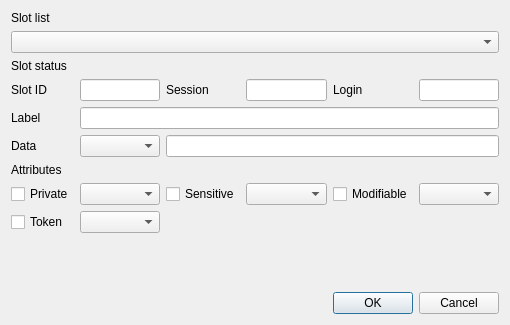
<?xml version="1.0" encoding="UTF-8"?>
<ui version="4.0">
 <class>GenDataDlg</class>
 <widget class="QDialog" name="GenDataDlg">
  <property name="geometry">
   <rect>
    <x>0</x>
    <y>0</y>
    <width>510</width>
    <height>325</height>
   </rect>
  </property>
  <property name="windowTitle">
   <string>Dialog</string>
  </property>
  <layout class="QGridLayout" name="gridLayout">
   <item row="3" column="4">
    <widget class="QLabel" name="label_8">
     <property name="text">
      <string>Login</string>
     </property>
    </widget>
   </item>
   <item row="8" column="0">
    <widget class="QCheckBox" name="mTokenCheck">
     <property name="text">
      <string>Token</string>
     </property>
    </widget>
   </item>
   <item row="5" column="0">
    <widget class="QLabel" name="label_5">
     <property name="text">
      <string>Data</string>
     </property>
    </widget>
   </item>
   <item row="3" column="0">
    <widget class="QLabel" name="label_3">
     <property name="text">
      <string>Slot ID</string>
     </property>
    </widget>
   </item>
   <item row="3" column="3">
    <widget class="QLineEdit" name="mSessionText"/>
   </item>
   <item row="0" column="0">
    <widget class="QLabel" name="label">
     <property name="text">
      <string>Slot list</string>
     </property>
    </widget>
   </item>
   <item row="3" column="5">
    <widget class="QLineEdit" name="mLoginText"/>
   </item>
   <item row="2" column="0">
    <widget class="QLabel" name="label_2">
     <property name="text">
      <string>Slot status</string>
     </property>
    </widget>
   </item>
   <item row="3" column="1">
    <widget class="QLineEdit" name="mSlotIDText"/>
   </item>
   <item row="3" column="2">
    <widget class="QLabel" name="label_7">
     <property name="text">
      <string>Session</string>
     </property>
    </widget>
   </item>
   <item row="7" column="2">
    <widget class="QCheckBox" name="mSensitiveCheck">
     <property name="text">
      <string>Sensitive</string>
     </property>
    </widget>
   </item>
   <item row="10" column="3" colspan="3">
    <widget class="QDialogButtonBox" name="buttonBox">
     <property name="orientation">
      <enum>Qt::Horizontal</enum>
     </property>
     <property name="standardButtons">
      <set>QDialogButtonBox::Cancel|QDialogButtonBox::Ok</set>
     </property>
    </widget>
   </item>
   <item row="7" column="3">
    <widget class="QComboBox" name="mSensitiveCombo"/>
   </item>
   <item row="7" column="5">
    <widget class="QComboBox" name="mModifiableCombo"/>
   </item>
   <item row="6" column="0">
    <widget class="QLabel" name="label_6">
     <property name="text">
      <string>Attributes</string>
     </property>
    </widget>
   </item>
   <item row="7" column="1">
    <widget class="QComboBox" name="mPrivateCombo"/>
   </item>
   <item row="7" column="4">
    <widget class="QCheckBox" name="mModifiableCheck">
     <property name="text">
      <string>Modifiable</string>
     </property>
    </widget>
   </item>
   <item row="4" column="0">
    <widget class="QLabel" name="label_4">
     <property name="text">
      <string>Label</string>
     </property>
    </widget>
   </item>
   <item row="7" column="0">
    <widget class="QCheckBox" name="mPrivateCheck">
     <property name="text">
      <string>Private</string>
     </property>
    </widget>
   </item>
   <item row="8" column="1">
    <widget class="QComboBox" name="mTokenCombo"/>
   </item>
   <item row="9" column="1">
    <spacer name="verticalSpacer">
     <property name="orientation">
      <enum>Qt::Vertical</enum>
     </property>
     <property name="sizeHint" stdset="0">
      <size>
       <width>20</width>
       <height>40</height>
      </size>
     </property>
    </spacer>
   </item>
   <item row="1" column="0" colspan="6">
    <widget class="QComboBox" name="mSlotsCombo"/>
   </item>
   <item row="4" column="1" colspan="5">
    <widget class="QLineEdit" name="mLabelText"/>
   </item>
   <item row="5" column="1">
    <widget class="QComboBox" name="mDataCombo"/>
   </item>
   <item row="5" column="2" colspan="4">
    <widget class="QLineEdit" name="mDataText"/>
   </item>
  </layout>
 </widget>
 <resources/>
 <connections>
  <connection>
   <sender>buttonBox</sender>
   <signal>accepted()</signal>
   <receiver>GenDataDlg</receiver>
   <slot>accept()</slot>
   <hints>
    <hint type="sourcelabel">
     <x>248</x>
     <y>254</y>
    </hint>
    <hint type="destinationlabel">
     <x>157</x>
     <y>274</y>
    </hint>
   </hints>
  </connection>
  <connection>
   <sender>buttonBox</sender>
   <signal>rejected()</signal>
   <receiver>GenDataDlg</receiver>
   <slot>reject()</slot>
   <hints>
    <hint type="sourcelabel">
     <x>316</x>
     <y>260</y>
    </hint>
    <hint type="destinationlabel">
     <x>286</x>
     <y>274</y>
    </hint>
   </hints>
  </connection>
 </connections>
</ui>
